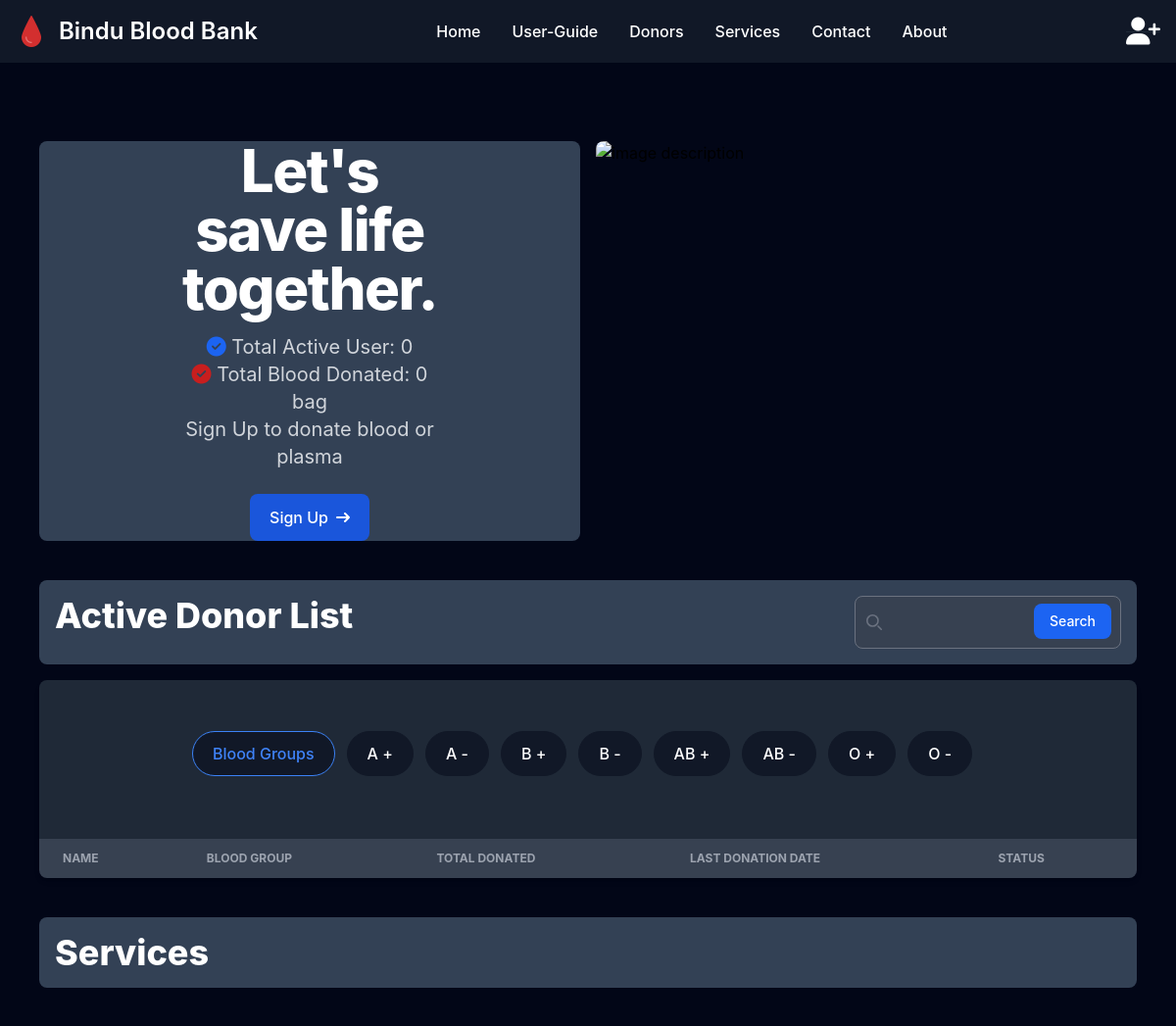
Before: / (upper part) with the older database file.
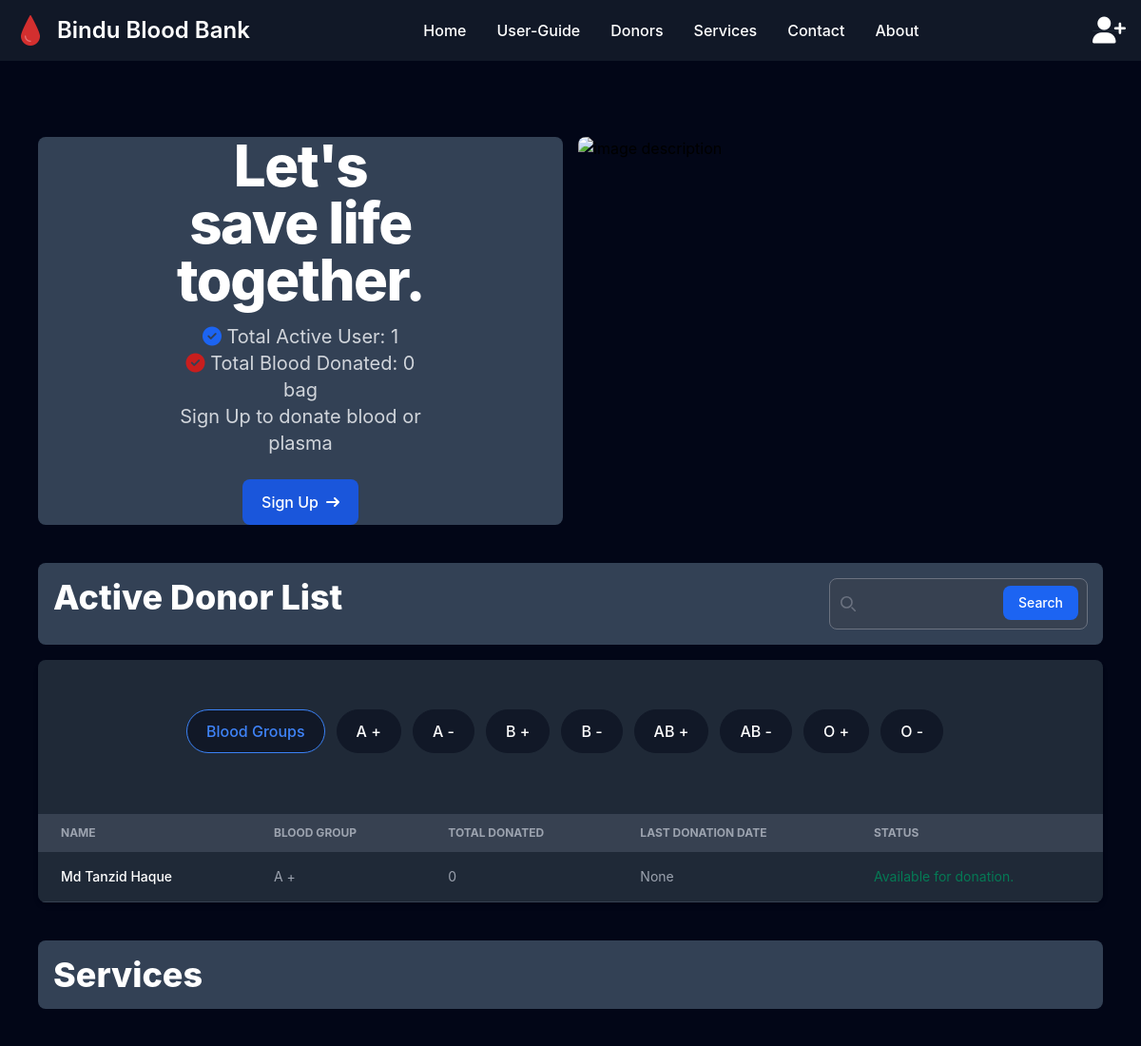
After: the same page with the newer database file.
### account/models.py (models this page shows, shortened)
class BloodGroup(BaseModel):
    blood_type = models.CharField(max_length=2, choices=BLOOD_TYPE)
    rh_factor = models.CharField(max_length=11, choices=RH_FACTOR)
    slug = models.SlugField(unique=True, blank=True)
    def __str__(self):
        return f"{self.blood_type} {self.rh_factor}"

class UserProfile(BaseModel):
    user = models.OneToOneField(User, related_name='profile', on_delete=models.CASCADE)
    image = models.ImageField(upload_to='account/images/')
    gender = models.CharField(max_length=10, choices=GENDER_TYPE, null=True, blank=True)
    blood_group = models.ForeignKey(BloodGroup, related_name='profile', on_delete=models.CASCADE)
    total_donated = models.IntegerField(default=0)
    last_donation_date = models.DateField(null=True, blank=True, default=None)
    is_available = models.BooleanField(default=True)
    street = models.CharField(max_length=50, null=True,blank=True)
    city = models.CharField(max_length=50, null=True,blank=True)
    post_code = models.CharField(max_length=5, null=True,blank=True)
    country = models.CharField(max_length=50, null=True,blank=True)

### core/views.py (the view, shortened to what this page needs)
# urls.py: path('', HomeView.as_view(), name='homepage'),
class HomeView(TemplateView):
    template_name = 'home.html'
    context_object_name = 'donors'
    def get_context_data(self, **kwargs):
        context = super().get_context_data(**kwargs)
        blood_group_slug = self.kwargs.get('blood_group_slug')
        donors = UserProfile.objects.all()
        if blood_group_slug:
            blood_group = BloodGroup.objects.get(slug=blood_group_slug)
            donors = UserProfile.objects.filter(blood_group=blood_group)
        if 'search_query' in self.request.GET:
            q = self.request.GET['search_query']
            multiple_q = Q(blood_group__blood_type__icontains=q) | Q(user__first_name__icontains=q) | Q(user__last_name__icontains=q)
            donors = donors.filter(multiple_q)
        context['donors'] = donors
        context['form'] = ContactUsForm()
        context['data'] = Service.objects.all()
        context['blood_group'] = BloodGroup.objects.all()
        context['total_user'] = UserProfile.objects.all().count()
        context['total_donated'] = DonationReport.objects.all().count()
        context['total_available_donor'] = UserProfile.objects.filter(is_available=True).count()
        return context

### core/forms.py
class ContactUsForm(forms.ModelForm):
    class Meta:
        model = ContactUs
        fields = '__all__'

### core/templates/home.html (shortened to what the changed rows need)
{% extends "base.html" %}
{% load static tailwind_tags %}
{% load static %}
{% block content %}
        <div class="grid grid-cols-1 md:grid-cols-2 sm:gap-0 gap-4">
    <div class="bg-slate-700 flex justify-center items-center rounded-lg">
        <div class="text-center px-4 md:px-16 lg:px-48">
            <h1 class="mb-4 text-4xl font-extrabold leading-none tracking-tight text-white md:text-5xl lg:text-6xl">Let's save life together.</h1>
            <p class="text-lg font-normal text-gray-300 lg:text-xl"><i class='fas fa-check-circle verified-badge text-blue-600'></i> Total Active User: {{total_user}}</p>
            <p class="text-lg font-normal text-gray-300 lg:text-xl"><i class='fas fa-check-circle verified-badge text-red-700'></i> Total Blood Donated: {{total_donated}} bag</p>
            <p class="mb-6 text-lg font-normal text-gray-300 lg:text-xl">
                {% if request.user.is_authenticated %}
                See Dashboard for latest blood request..
                {% else %}
                Sign Up to donate blood or plasma
                {% endif %}
            </p>
            {% if request.user.is_authenticated %}
                <a href="{% url "dashboard" %}" class="inline-flex items-center justify-center px-5 py-3 text-base font-medium text-center text-white bg-blue-700 rounded-lg hover:bg-blue-800 focus:ring-4 focus:ring-blue-300 dark:focus:ring-blue-900">
                    Dashboard
                    <svg class="w-3.5 h-3.5 ms-2 rtl:rotate-180" aria-hidden="true" xmlns="http://www.w3.org/2000/svg" fill="none" viewBox="0 0 14 10">
                        <path stroke="currentColor" stroke-linecap="round" stroke-linejoin="round" stroke-width="2" d="M1 5h12m0 0L9 1m4 4L9 9"/>
                    </svg>
                </a>
            {% else %}
                <a href="{% url "register" %}" class="inline-flex items-center justify-center px-5 py-3 text-base font-medium text-center text-white bg-blue-700 rounded-lg hover:bg-blue-800 focus:ring-4 focus:ring-blue-300 dark:focus:ring-blue-900">
                    Sign Up
                    <svg class="w-3.5 h-3.5 ms-2 rtl:rotate-180" aria-hidden="true" xmlns="http://www.w3.org/2000/svg" fill="none" viewBox="0 0 14 10">
                        <path stroke="currentColor" stroke-linecap="round" stroke-linejoin="round" stroke-width="2" d="M1 5h12m0 0L9 1m4 4L9 9"/>
                    </svg>
                </a>
            {% endif %}
        </div>
    </div>
</div>
<div class="my-10" id="DonorList">
    <div class="overflow-x-auto shadow-md sm:rounded-lg">
        <table class="w-full text-sm text-left rtl:text-right text-gray-400">
            <caption class="p-5 text-lg font-semibold text-left rtl:text-right text-white bg-gray-800">
                <div class="flex items-center justify-center py-4 md:py-8 flex-wrap">
                    <a href="{% url "homepage" %}" class="border focus:ring-4 focus:outline-none rounded-full text-base font-medium px-5 py-2.5 text-center me-3 mb-3 border-blue-500 text-blue-500 hover:text-white hover:bg-blue-500 bg-gray-900 focus:ring-blue-800">Blood Groups</a>
                    {% for data in blood_group %}
                        <a href="{% url "blood_group_wise_post" data.slug %}" class="border hover:border-gray-200 border-gray-900 bg-gray-900 dark:hover:border-gray-700 focus:ring-4 focus:outline-none rounded-full text-base font-medium px-5 py-2.5 text-center me-3 mb-3 text-white focus:ring-gray-800">{{data.blood_type}} {{data.rh_factor}}</a>
                    {% endfor %}
                </div>
            </caption>
            <thead class="text-xs uppercase bg-gray-700 text-gray-400">
                <tr>
                    <th scope="col" class="px-6 py-3">
                        Name
                    </th>
                    <th scope="col" class="px-6 py-3">
                        Blood Group
                    </th>
                    <th scope="col" class="px-6 py-3">
                        Total Donated
                    </th>
                    <th scope="col" class="px-6 py-3">
                        Last Donation Date
                    </th>
                    <th scope="col" class="px-6 py-3">
                        Status
                    </th>
                </tr>
            </thead>
            <tbody>
                {% for donor in donors %}
                <tr class="border-b bg-gray-800 border-gray-700 cursor-pointer"
                    {% if request.user.profile.id == donor.id %}onclick="window.location='{% url "profile" %}'"{% else %}onclick="window.location='{% url "mini_profile" donor.id %}'"{% endif %}>
                    <td class="px-6 py-4 font-medium whitespace-nowrap text-white">
                        {{donor.user.first_name}} {{donor.user.last_name}}
                    </td>
                    <td class="px-6 py-4">
                        {{donor.blood_group}}
                    </td>
                    <td class="px-6 py-4">
                        {{donor.total_donated}}
                    </td>
                    <td class="px-6 py-4">
                        {{donor.last_donation_date}}
                    </td>
                    <td class="px-6 py-4">
                        {% if donor.is_available %}
                        <span class="text-green-600">Available for donation.</span>
                        {% else %}
                        <span class="text-red-600">Not available for donation</span>
                        {% endif %}
                    </td>
                </tr>
                {% endfor %}
            </tbody>
        </table>
    </div>
</div>
{% endblock content %}

Changed rows visible on the page:
added UserProfile: user.first_name "Md Tanzid", user.last_name "Haque", blood_group "A +", total_donated "0", last_donation_date "None", is_available "Available for donation."
Other visible differences:
{{ total_user }}: "0" → "1"
